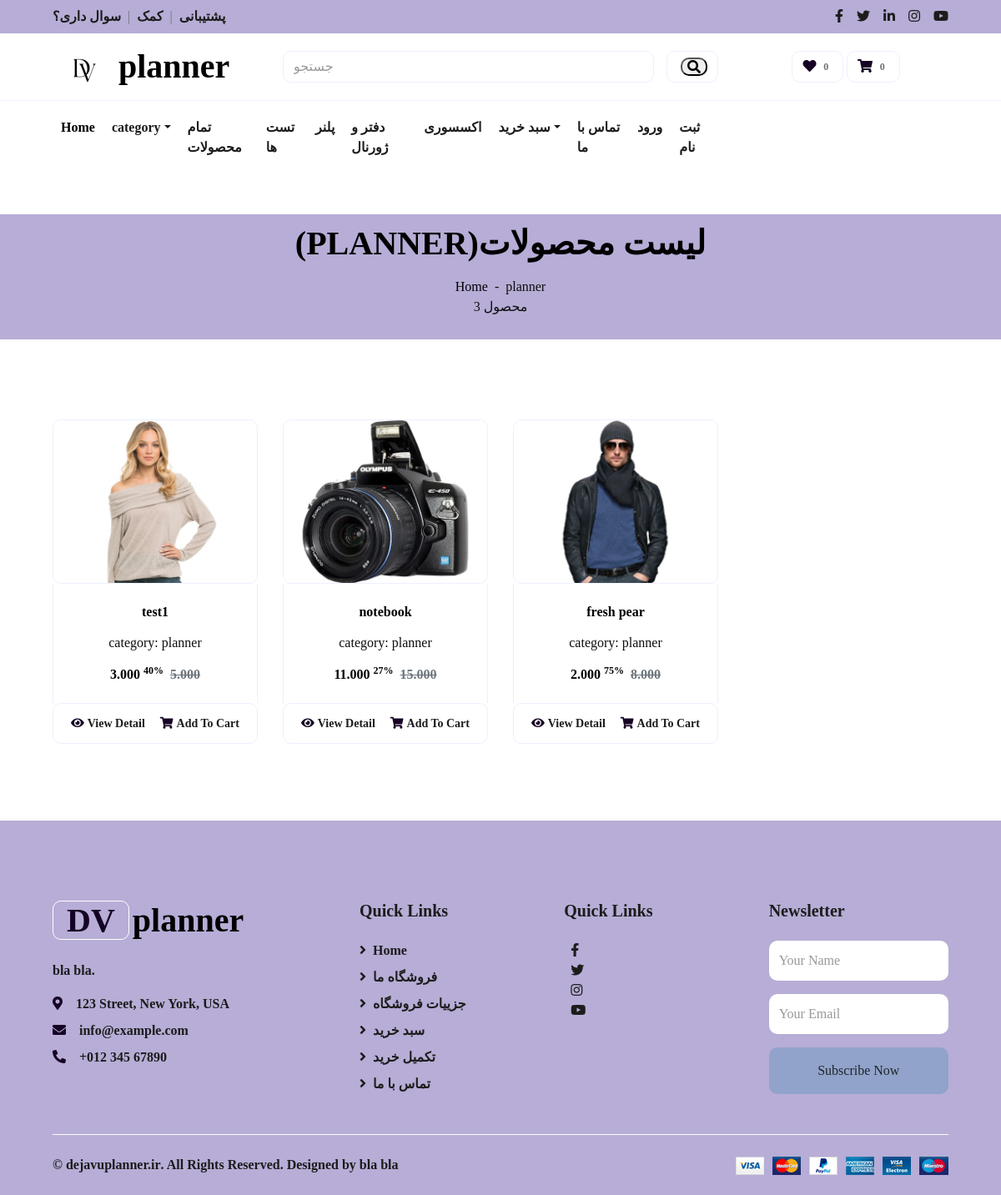
Screenshot of /category/cat5g2eddh51h/ with the database file from the repository.
### core/models.py (models this page shows, shortened)
class Category(models.Model):
    cid = ShortUUIDField(unique=True, length= 10, max_length = 30, prefix= "cat", alphabet = "abcdefgh12345")
    title = models.CharField(max_length=100, default="planner")
    image = models.ImageField(upload_to="category", default="category.jpg")
    class Meta:
        verbose_name_plural = "Categories"
    def __str__(self):
        return self.title

class Product(models.Model):
    pid = ShortUUIDField(unique=True, length= 10, max_length = 30, prefix= "prd", alphabet = "abcdefgh12345")
    user = models.ForeignKey(User, on_delete=models.SET_NULL, null=True)
    category = models.ForeignKey(Category, on_delete=models.SET_NULL, null=True, related_name="category")
    Vendor = models.ForeignKey(Vendor, on_delete=models.SET_NULL, null=True)
    title = models.CharField(max_length=100, default="fresh pear")
    image = models.ImageField(upload_to = user_directory_path, default="product.jpg")
    description = RichTextUploadingField(null=True, blank=True, default="this is the product")
    more_description = RichTextUploadingField(null=True, blank=True, default="this is more product")
    information = RichTextUploadingField(null=True, blank=True, default="this is the information part")
    price = models.DecimalField(max_digits=999999999999999999, decimal_places=3, default="100,000")
    old_price = models.DecimalField(max_digits=999999999999999999, decimal_places=3, default="200,000")
    specifications = models.TextField(null=True, blank=True, default="")
    tags = TaggableManager(blank=True)
    product_status = models.CharField(choices= STATUS, max_length=10, default="in_review")
    status = models.BooleanField(default=True)
    in_stock = models.BooleanField(default=True)
    featured = models.BooleanField(default= False)
    digital = models.BooleanField(default= False)
    sku = ShortUUIDField(unique=True, length= 10, max_length = 30, prefix= "sku", alphabet = "1234567890")
    date = models.TimeField(auto_now_add=True)
    updated = models.TimeField(null=True, blank=True)
    class Meta:
        verbose_name_plural = "products"
    def get_precentage(self):
        new_price = (((self.old_price - self.price)*100)/self.old_price)
        return new_price

### core/views.py (the view)
# urls.py: path("category/<cid>/", category_product_list_view, name="category-product-list"),
def category_product_list_view(request, cid):
    category = Category.objects.get(cid=cid)
    products = Product.objects.filter(product_status= "published", category=category)
    context = {
        "category": category,
        "products": products,
    }
    return render(request, 'core/category-product-list.html', context)

### core/context_processor.py (called while the page is built)
def default(request):
    categories = Category.objects.all()
    vendors = Vendor.objects.all()
    try:
        adress = Adress.objects.get(user=request.user)
    except:
        adress = None
    return {
        'categories' : categories,
        'vendors' : vendors,
    }

### templates/core/category-product-list.html
{% extends 'partials/blank.html' %}
{% load static %}
{% block content %}
        <div class="container-fluid bg-secondary mb-5">
            <div class="d-flex flex-column align-items-center justify-content-center" style="min-height: 150px">
                <h1 class="font-weight-semi-bold text-uppercase mb-3">({{category.title}})لیست محصولات</h1>
                <div class="d-inline-flex">
                    <p class="m-0"><a href="{% url 'core:index' %}">Home</a></p>
                    <p class="m-0 px-2">-</p>
                    <p class="m-0">{{category.title}}</p>
                </div>
                <div class="d-inline-flex">
                    <p class="p-left">{{products.count}} محصول </p>
                </div>
            </div>
        </div>
        <div class="container-fluid pt-5">
            <div class="row px-xl-5 pb-3">
                {% for p in products  %}
                <div class="col-lg-3 col-md-6 col-sm-12 pb-1">
                    <div class="card product-item border-0 mb-4">
                        <div class="card-header product-img position-relative overflow-hidden bg-transparent border p-0">
                            <a href="{% url 'core:product-detail' p.pid %}">
                                <img class="img-fluid w-100" src="{{ p.image.url }}" alt="">
                            </a>
                        </div>
                        <div class="card-body border-left border-right text-center p-0 pt-4 pb-3">
                            <h6 class="text-truncate mb-3">{{ p.title }}</h6>
                            <p class="text-truncate mb-3">category: {{ p.category }}</p>
                            <div class="d-flex justify-content-center">
                                <h6>{{ p.price }} <sup> {{ p.get_precentage|floatformat:0 }}%</sup> </h6><h6 class="text-muted ml-2"><del>{{ p.old_price }}</del></h6>
                            </div>
                        </div>
                        <div class="card-footer d-flex justify-content-between bg-light border">
                            <a href="" class="btn btn-sm text-dark p-0"><i class="fas fa-eye text-primary mr-1"></i>View Detail</a>
                            <a href="" class="btn btn-sm text-dark p-0"><i class="fas fa-shopping-cart text-primary mr-1"></i>Add To Cart</a>
                        </div>
                    </div>
                </div>
                {% endfor %}
            </div>
        </div>
{% endblock content %}

### templates/partials/blank.html (style rules this page uses)
body { font-family: 'Times New Roman', Times, serif; }

### rows the page displays
Category: title "PLANNER", title "planner"
Product: image (picture), title "test1", category "planner", price "3.000", get_precentage "40", old_price "5.000"
Product: image (picture), title "notebook", category "planner", price "11.000", get_precentage "27", old_price "15.000"
Product: image (picture), title "fresh pear", category "planner", price "2.000", get_precentage "75", old_price "8.000"

### other values shown
{{ request.session.cart_data_obj|length }} "0"
{{ products.count }} "3"
